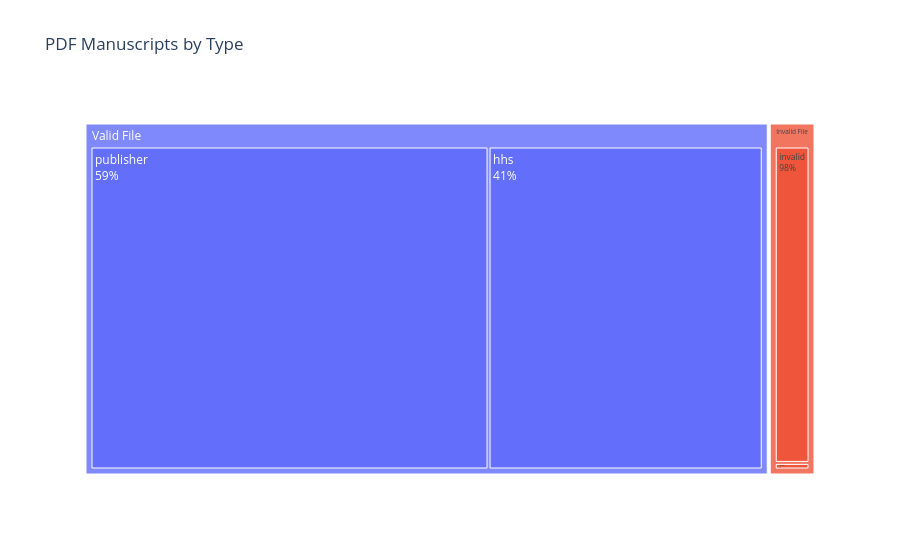

This figure's notebook cell:
### Markdown cell above
## Article Downloads

The article URLs were automatically downloaded using Python GET requests. Failed downloads were listed as "Invalid Files" and successful downloads were listed as "Valid Files." 

Manucscipts could be either Heatlh and Human Services manuscirpts or publisher manuscripts.

### Code cell
from pathlib import Path
pd.options.mode.chained_assignment = None

file_inventory = Path("data/pdf_file_inventories_post_sort/")
inventory_files = list(file_inventory.glob("*.txt"))
pdf_types = []
for inventory_file in inventory_files:
    with open(inventory_file, 'r') as f_in:
        for line in f_in:
            pdf_types.append({
                "pmid": int(Path(line).stem),
                "file_type": inventory_file.stem.split("_")[0]
            })
pdfs = pd.DataFrame(pdf_types)
inventory_df = urls.merge(pdfs, on='pmid', how="left")
found_df = inventory_df.loc[inventory_df["found_status"] == "Open Access URL Found"]
found_df["file_type"] = found_df["file_type"].fillna("unknown")
found_df["Valid PDF"] = found_df["file_type"].map(lambda x: "Valid File" if x in ["publisher", "hhs"] else "Invalid File")
found_df["count"] = 1

inventory_map = px.treemap(found_df,
                           path=["Valid PDF", "file_type"], 
                           values="count",
           title="PDF Manuscripts by Type"
           )
inventory_map.update_traces(textinfo="label+percent parent")

### Figure 1 — Plotly figure (JSON) as saved in the notebook; plotly's stock layout.template omitted (floating-point values rounded to 4 significant figures)
{"data": [{"branchvalues": "total", "domain": {"x": [0, 1], "y": [0, 1]}, "hovertemplate": "labels=%{label}<br>count=%{value}<br>parent=%{parent}<br>id=%{id}<extra></extra>", "ids": ["Valid File/hhs", "Valid File/publisher", "Invalid File/invalid", "Invalid File/unknown", "Valid File", "Invalid File"], "labels": ["hhs", "publisher", "invalid", "unknown", "Valid File", "Invalid File"], "name": "", "parents": ["Valid File", "Valid File", "Invalid File", "Invalid File", "", ""], "textinfo": "label+percent parent", "type": "treemap", "values": [4967.0, 7210.0, 815.0, 17.0, 12180.0, 832.0]}], "layout": {"legend": {"tracegroupgap": 0}, "title": {"text": "PDF Manuscripts by Type"}}}
